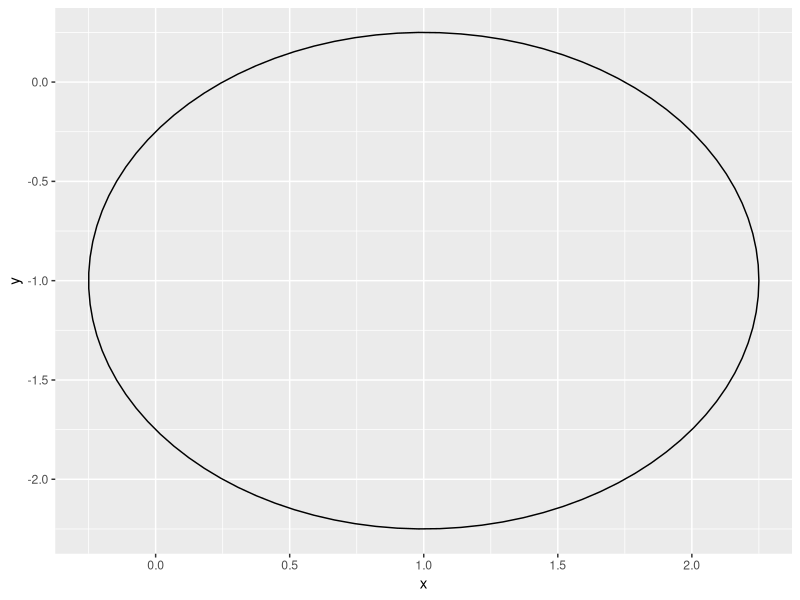
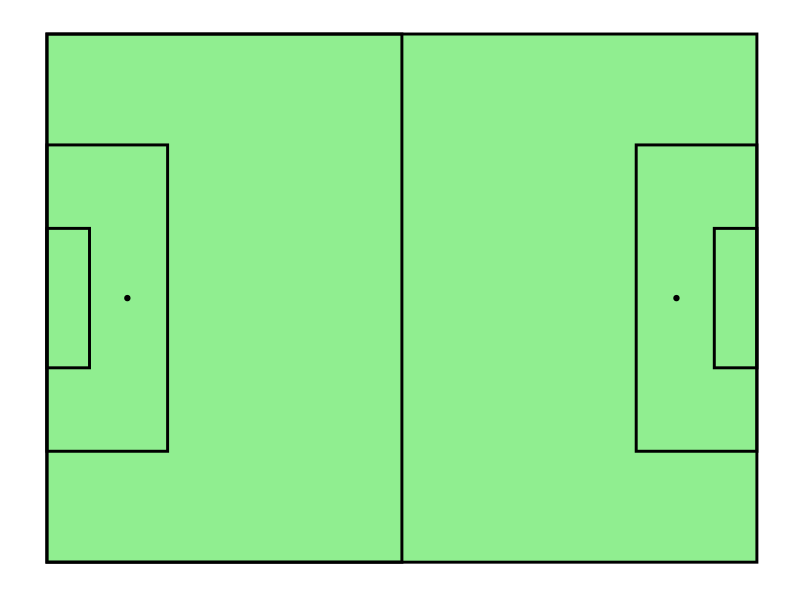

The R script that drew these images, in order: (Note: this script raises an error after producing the figures.)
#Drawing a pitch

library(ggplot2)

#A function to draw a circle
circleFunc <- function(centre = c(0,0), diameter = 1, npoints = 100, start = 0, end = 2)
{
  tt <- seq(start*pi, end*pi, length.out = npoints)
  xx <- centre[1] + diameter / 2 * cos(tt)
  yy <- centre[2] + diameter / 2 * sin(tt)
  return(data.frame(x = xx, y = yy))
}

centerCircle <- circleFunc(c(1,-1), 2.5)
ggplot(centerCircle, aes(x,y)) + geom_path()
#the fill argument is for the colour inside and the colour argument is for the outline

pitchOutline <- geom_rect(aes(xmin = 0, xmax = 100, ymin = 0, ymax = 100), fill = "light green", colour = "black", size = 1)
halfwayLine <-  geom_rect(aes(xmin = 0, xmax = 50, ymin = 0, ymax = 100), fill = NA, colour = "black", size = 1) 
LHSpenaltyBox <- geom_rect(aes(xmin = 0, xmax = 17, ymin = 21, ymax = 79), fill = NA, colour = "black", size = 1)
RHSpenaltyBox <- geom_rect(aes(xmin = 83, xmax = 100, ymin = 21, ymax = 79), fill = NA, colour = "black", size = 1)
LHS6yardBox <- geom_rect(aes(xmin = 0, xmax = 6, ymin = 36.8, ymax = 63.2), fill = NA, colour = "black", size = 1)
RHS6yardBox <- geom_rect(aes(xmin = 94, xmax = 100, ymin = 36.8, ymax = 63.2), fill = NA, colour = "black", size = 1)
LHSpenSpot <- geom_point(aes(x = 11.33, y = 50))
RHSpenSpot <- geom_point(aes(x = 88.67, y = 50))
noFill <- theme(rect = element_blank(), line = element_blank(), text = element_blank())

#element_blank removes the gridlines inside


ggplot() + pitchOutline + halfwayLine + LHSpenaltyBox + RHSpenaltyBox + LHS6yardBox + RHS6yardBox + 
  noFill + LHSpenSpot + RHSpenSpot


#Code to use if you have ExpG. Ignore geom_segment though
b <- ggplot(test, aes(x,y)) + geom_point() + geom_segment(aes(x = 0, y = 0, xend = 0, yend = 100)) +
  geom_segment(aes(x = 100, y = 0, xend = 100, yend = 100)) + 
  geom_segment(aes(x = 0, y = 0, xend = 100, yend = 0)) + 
  geom_segment(aes(x = 0, y = 100, xend = 100, yend = 100)) + 
  geom_segment(aes(x=50, y= 0, xend = 50, yend = 100)) + 
  geom_segment(aes(x=0, y=21, xend = 17, yend=21)) + 
  geom_segment(aes(x=17, y=21, xend = 17, yend=79)) + 
  geom_segment(aes(x=0, y=79, xend = 17, yend= 79)) + 
  geom_segment(aes(x=50, y= 0, xend = 50, yend = 100)) + 
  geom_segment(aes(x=5.8, y= 36.8, xend = 0, yend = 36.8)) + 
  geom_segment(aes(x=0, y=63.2, xend = 5.8, yend = 63.2)) + 
  geom_segment(aes(x=5.8, y=36.8, xend = 5.8, yend = 63.2))+ 
  geom_segment(aes(x=83, y=21.2, xend=100, yend=21.2)) + 
  geom_segment(aes(x=83, y=21, xend=83, yend=79)) + 
  geom_segment(aes(x=83, y=79, xend=100, yend=79))+ 
  geom_segment(aes(x=100, y=36.8, xend=94.2, yend=36.8)) +
  geom_segment(aes(x=94.2, y=36.8, xend=94.2, yend=63.2)) + 
  geom_segment(aes(x=100, y= 63.2, xend=94.2, yend=63.2)) +
  geom_point(aes(size= xG))
